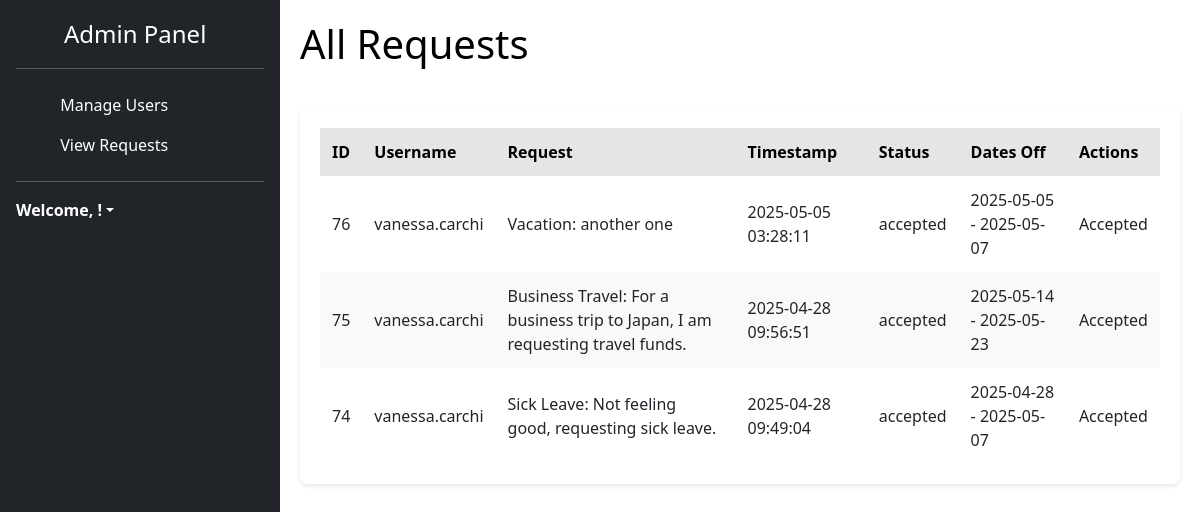
The app's page /admin_requests (signed in), older data.
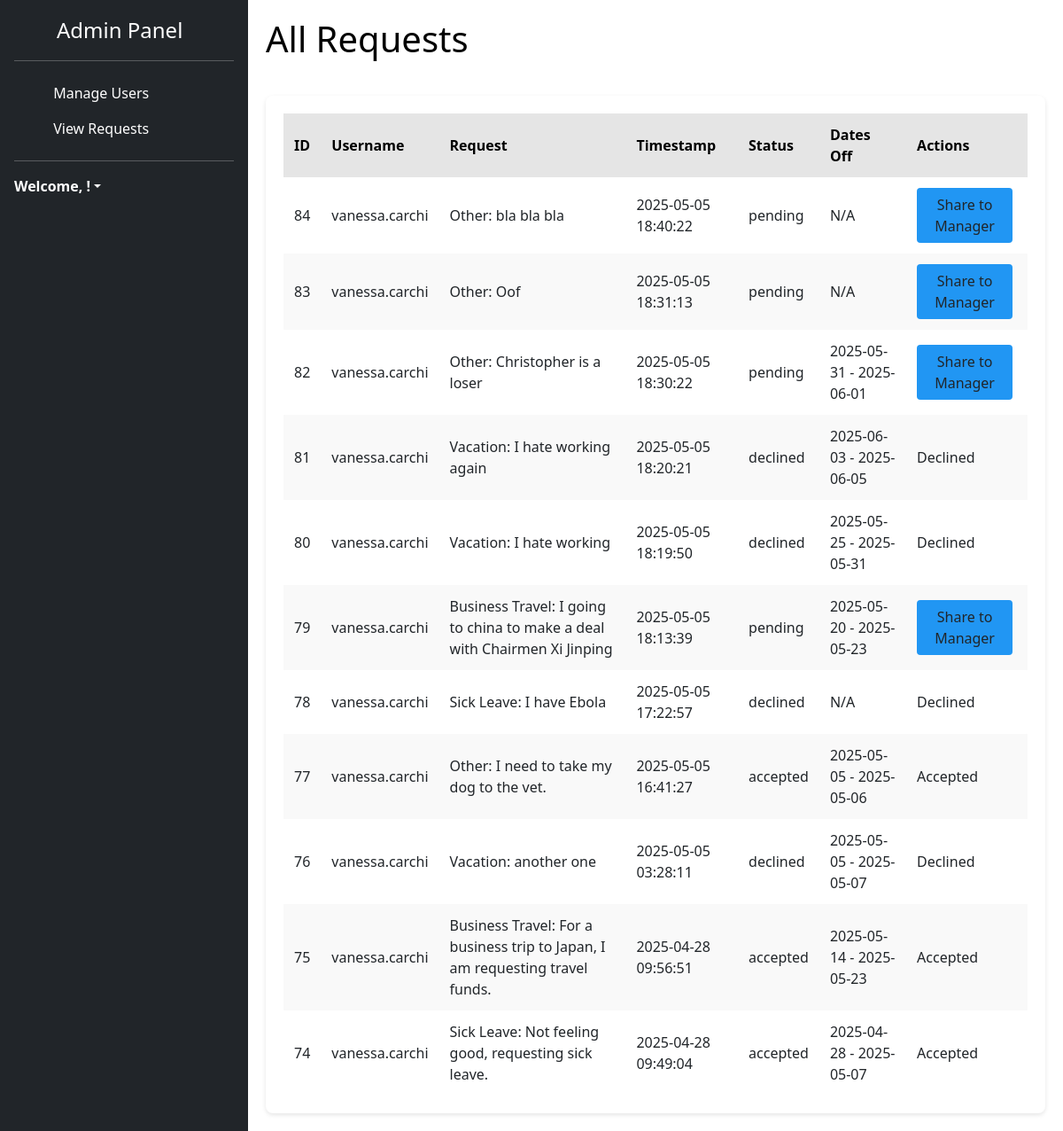
The same page, newer data.
### tables this page shows
CREATE TABLE requests (
    id INTEGER PRIMARY KEY AUTOINCREMENT,
    username TEXT NOT NULL,
    request TEXT NOT NULL,
    timestamp DATETIME DEFAULT CURRENT_TIMESTAMP
, status TEXT DEFAULT 'pending', user_id INTEGER, start_date TEXT, end_date TEXT, notified INTEGER DEFAULT 0, last_status TEXT DEFAULT NULL);

### main.py (the view)
@app.route("/admin_requests")
def admin_requests():
    if "user" in session and session.get("role") == "admin":
        conn = sqlite3.connect("users.db")
        cursor = conn.cursor()
        cursor.execute("SELECT id, username, request, timestamp, status, start_date, end_date FROM requests ORDER BY timestamp DESC")
        all_requests = cursor.fetchall()
        conn.close()
        return render_template("HTML/admin_requests.html", requests=all_requests)
    return redirect(url_for("login"))

### templates/HTML/admin_requests.html (shortened to what this page needs)
<!DOCTYPE html>
<html lang="en">
<head>
  <link rel="stylesheet" href="{{ url_for('static', filename='CSS/sidebars.css') }}">
  <link rel="stylesheet" href="{{ url_for('static', filename='CSS/dashboard.css') }}">
  <link rel="stylesheet" href="{{ url_for('static', filename='CSS/admin_requests.css') }}">
  <link href="https://cdn.jsdelivr.net/npm/bootstrap@5.3.2/dist/css/bootstrap.min.css" rel="stylesheet">
  <link rel="stylesheet" href="https://cdn.jsdelivr.net/npm/flatpickr/dist/flatpickr.min.css">
  <link rel="stylesheet" href="https://cdn.jsdelivr.net/npm/@docsearch/css@3">
  <link href="../assets/dist/css/bootstrap.min.css" rel="stylesheet">
  <link rel="stylesheet" href="https://cdnjs.cloudflare.com/ajax/libs/bootstrap/5.1.3/css/bootstrap.min.css" />
  <link rel="stylesheet" href="https://cdnjs.cloudflare.com/ajax/libs/font-awesome/6.0.0/css/all.min.css" />
</head>
<body>
  <div class="app-container">
    <div class="sidebar flex-column flex-shrink-0 p-3 text-bg-dark" style="width: 280px;">
      <div class="d-flex align-items-center mb-3 mb-md-0 me-md-auto text-white text-decoration-none">
        <svg class="bi pe-none me-2" width="40" height="32"><use xlink:href="#bootstrap"/></svg>
        <span class="fs-4">Admin Panel</span>
      </div>
      <hr>
      <ul class="nav nav-pills flex-column mb-auto">
        <li class="nav-item">
          <a href="{{ url_for('admin_panel') }}" class="nav-link text-white" >
            <svg class="bi pe-none me-2" width="16" height="16"><use xlink:href="#"/></svg>
            Manage Users
          </a>
        </li>
        <li>
          <a href="{{ url_for('admin_requests') }}" class="nav-link text-white">
            <svg class="bi pe-none me-2" width="16" height="16"><use xlink:href="#"/></svg>
            View Requests
          </a>
        </li>
      </ul>
      <hr>
      <div class="dropdown">
        <a href="#" class="d-flex align-items-center text-white text-decoration-none dropdown-toggle" data-bs-toggle="dropdown" aria-expanded="false">
          <strong>Welcome, {{username}}!</strong>
        </a>
      </div>
    </div>
  <div class="main-content">
    <header>
      <h1>All Requests</h1>
    </header>
    <div class="table-container">
      <table id="requestTable">
        <thead>
          <tr>
            <th onclick="sortByCategory(0)" style="cursor: pointer;">ID</th>
            <th onclick="sortByCategory(1)" style="cursor: pointer;">Username</th>
            <th onclick="sortByCategory(2)" style="cursor: pointer;">Request</th>
            <th onclick="sortByCategory(3)" style="cursor: pointer;">Timestamp</th>
            <th onclick="sortByCategory(4)" style="cursor: pointer;">Status</th>
            <th onclick="sortByCategory(5)" style="cursor: pointer;">Dates Off</th>
            <th onclick="sortByCategory(6)" style="cursor: pointer;">Actions</th>
          </tr>
        </thead>
        <tbody>
          {% for req in requests %}
          <tr>
            <td>{{ req[0] }}</td>
            <td>{{ req[1] }}</td>
            <td>{{ req[2] }}</td>
            <td>{{ req[3] }}</td>
            <td>{{ req[4] }}</td>
            <td>
              {% if req[5] and req[6] %}
                {{ req[5] }} - {{ req[6] }}
              {% else %}
                N/A
              {% endif %}
            </td>
            <td>
              {% if req[4] == 'pending' %}
                <a href="{{ url_for('share_request', request_id=req[0]) }}" class="btn btn-share">Share to Manager</a>
              {% else %}
                <span>{{ req[4] | capitalize }}</span>
              {% endif %}
            </td>
          </tr>
          {% endfor %}
        </tbody>
      </table>
    </div>
  </div>
</body>
</html>

Row changes from the older to the newer data that the page shows:
added requests: id "84", username "vanessa.carchi", request "Other: bla bla bla", timestamp "2025-05-05 18:40:22", status "pending", start_date "N/A"
added requests: id "83", username "vanessa.carchi", request "Other: Oof", timestamp "2025-05-05 18:31:13", status "pending", start_date "N/A"
added requests: id "82", username "vanessa.carchi", request "Other: Christopher is a loser", timestamp "2025-05-05 18:30:22", status "pending", start_date "2025-05-31", end_date "2025-06-01"
added requests: id "81", username "vanessa.carchi", request "Vacation: I hate working again", timestamp "2025-05-05 18:20:21", status "declined", start_date "2025-06-03", end_date "2025-06-05", status "Declined"
added requests: id "80", username "vanessa.carchi", request "Vacation: I hate working", timestamp "2025-05-05 18:19:50", status "declined", start_date "2025-05-25", end_date "2025-05-31", status "Declined"
added requests: id "79", username "vanessa.carchi", request "Business Travel: I going to china to make a deal with Chairmen Xi Jinping", timestamp "2025-05-05 18:13:39", status "pending", start_date "2025-05-20", end_date "2025-05-23"
added requests: id "78", username "vanessa.carchi", request "Sick Leave: I have Ebola", timestamp "2025-05-05 17:22:57", status "declined", start_date "N/A", status "Declined"
added requests: id "77", username "vanessa.carchi", request "Other: I need to take my dog to the vet.", timestamp "2025-05-05 16:41:27", status "accepted", start_date "2025-05-05", end_date "2025-05-06", status "Accepted"
changed requests "Vacation: another one": status "accepted" → "declined"; status "Accepted" → "Declined"
